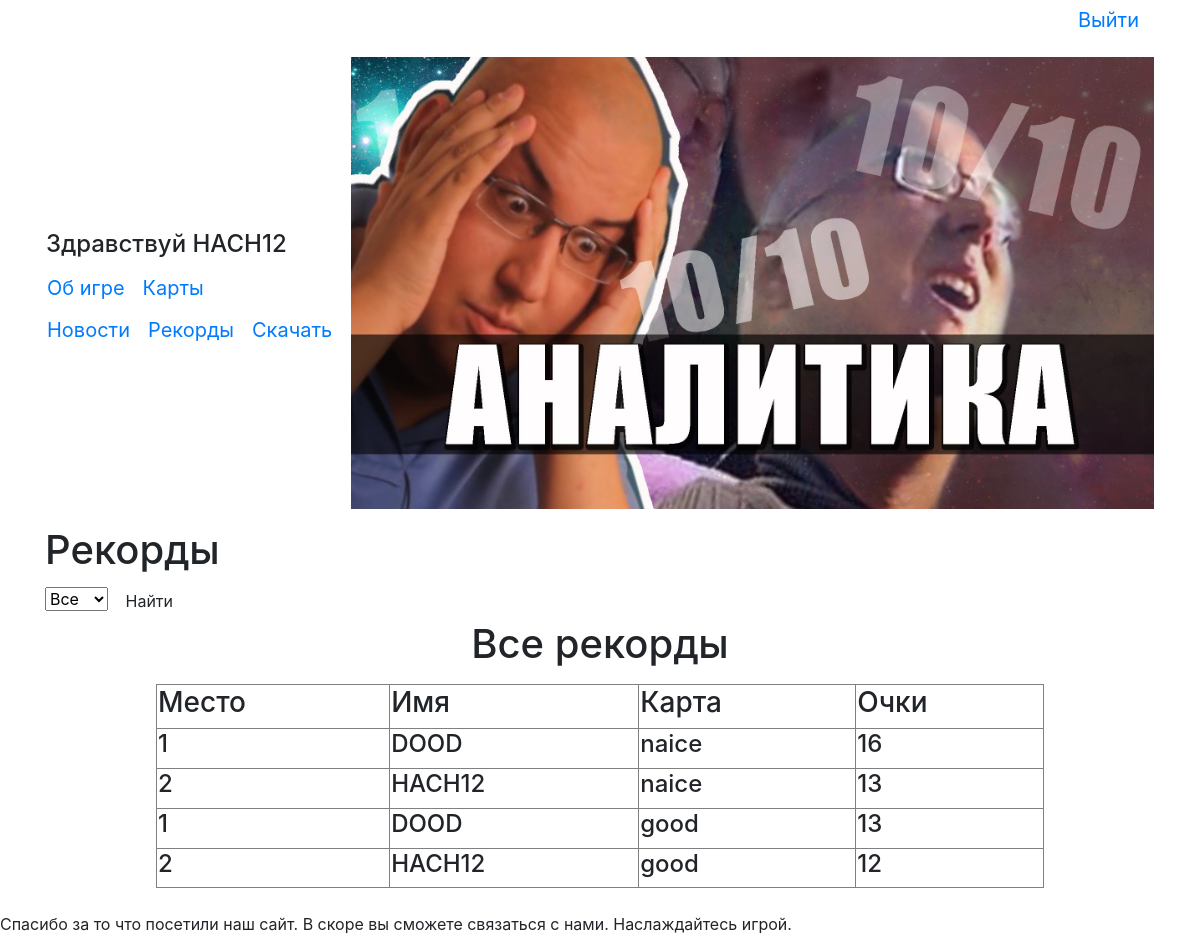
/records (signed in), run on the app's committed database.
### data/users.py (models this page shows, shortened)
class User(SqlAlchemyBase, UserMixin, SerializerMixin):
    __tablename__ = 'users'
    id = sqlalchemy.Column(sqlalchemy.Integer,
                           primary_key=True, autoincrement=True)
    name = sqlalchemy.Column(sqlalchemy.String(15), unique=True)
    email = sqlalchemy.Column(sqlalchemy.String, unique=True)
    hashed_password = sqlalchemy.Column(sqlalchemy.String)
    create_date = sqlalchemy.Column(sqlalchemy.DateTime, default=datetime.datetime.now)
    records = orm.relation("Records", back_populates='user')
    news = orm.relation("News", back_populates='user')

### data/records.py (models this page shows)
class Records(SqlAlchemyBase, SerializerMixin):
    __tablename__ = 'records'
    id = sqlalchemy.Column(sqlalchemy.Integer,
                           primary_key=True, autoincrement=True)
    map_name = sqlalchemy.Column(sqlalchemy.String, nullable=True)
    points = sqlalchemy.Column(sqlalchemy.Integer, nullable=True)
    user_id = sqlalchemy.Column(sqlalchemy.Integer,
                             sqlalchemy.ForeignKey("users.id"))
    user = orm.relation('User', back_populates='records')

### main.py (the view)
@app.route('/records')
@app.route('/records/<name>', methods=['GET', 'POST'])
def records(name=None):
    session = db_session.create_session()
    maps = session.query(Maps)
    if name:
        count = "Все рекорды на карте " + name
        records = [sorted(session.query(Records).filter(Records.map_name == name),
                          key=lambda x: x.points)[::-1]]
    else:
        count = 'Все рекорды'
        records = []
        for i in session.query(Maps):
            lst = session.query(Records).filter(Records.map_name == i.name_map)
            if lst:
                records.append(sorted(lst, key=lambda x: x.points, reverse=True)[:10])
            else:
                break
    return render_template('records.html', title='Рекорды', maps=maps, records=records, count=count)

### data/db_session.py (called while the page is built)
def create_session() -> Session:
    global __factory
    return __factory()

### main.py (called while the page is built)
@login_manager.user_loader
def load_user(user_id):
    session = db_session.create_session()
    return session.query(User).get(user_id)

### templates/records.html (shortened to what this page needs)
{% extends "base.html" %}
{% block content %}
<h1>Рекорды</h1>
<form method="POST" action="{{ url_for('get_one_records') }}">
    <select name="records" size="1">
        <option value="">Все</option>
    </select>
    <button type="submit" class="btn btn-default">Найти</button>
    <div>
        <center>
            <h1>{{count}}</h1>
        </center>
        <table width=80% border="1" align="center">
            <tr>
                <td><h3>Место</h3></td>
                <td><h3>Имя</h3></td>
                <td><h3>Карта</h3></td>
                <td><h3>Очки</h3></td>
            </tr>
            <p>{% for record in records %}
                {% for item in record %}
                <tr>
                    <td><h4>{{loop.index}}</h4></td>
                    <td><h4>{{item.user.name}}</h4></td>
                    <td><h4>{{item.map_name}}</h4></td>
                    <td><h4>{{item.points}}</h4></td>
                </tr>
                {% endfor %}
                {% endfor %}
            </p>
        </table>
    </div>
</form>
{% endblock %}

### templates/base.html (shortened to what this page needs)
<!doctype html>
<html lang="ru" xmlns="http://www.w3.org/1999/html" xmlns="http://www.w3.org/1999/html">
<head>
    <link rel="stylesheet"
          href="https://stackpath.bootstrapcdn.com/bootstrap/4.4.1/css/bootstrap.min.css"
>
</head>
<body>
<main role="main" class="container">
    <table border=0 width=100%>
        {% if current_user.is_authenticated %}
        <p align="right"><a class="navbar-brand" href="/logout">Выйти</a></p>
        {% endif %}
        <td>
            {% if current_user.is_authenticated %}
            <h4>Здравствуй {{ current_user.name }}</h4>
            {% endif %}
            <div>
                <table border="0">
                    <tr>
                        <td><a class="navbar-brand" href="/information">Об игре</a></td>
                        <td><a class="navbar-brand" href="/maps">Карты</a></td>
                    </tr>
                </table>
            </div>
            {% if current_user.is_authenticated %}
            <div>
                <table border="0">
                    <tr>
                        <td><a class="navbar-brand" href="/">Новости</a></td>
                        <td><a class="navbar-brand" href="/records">Рекорды</a></td>
                        <td><a class="navbar-brand" href="/downoload" download>Скачать</a></td>
                    </tr>
                </table>
            </div>
            {% else %}
            <p>
                <a class="btn btn-primary " href="/register">Зарегистрироваться</a>
                <a class="btn btn-success" href="/login">Войти</a>
            </p>
            {% endif %}
        </td>
        <td>
            <p><img src="static/img/fn.jpg" width=100%  alt='Игра для настоящий ценителей!(Если вы не цунитель, то всеровно играйте)'></p>
        </td>
    </table>
    {% block content %}{% endblock %}
</main>
</body>
<footer>
    <br>
    Спасибо за то что посетили наш сайт. В скоре вы сможете связаться с нами. Наслаждайтесь игрой.
</footer>
</html>

### data on the page
User: name "HACH12"
Records: user.name "DOOD", map_name "naice", points "16"
Records: user.name "HACH12", map_name "naice", points "13"
Records: user.name "DOOD", map_name "good", points "13"
Records: user.name "HACH12", map_name "good", points "12"

### other printed values
{{ count }} "Все рекорды"
